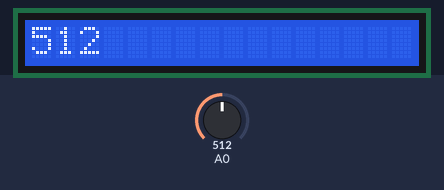
Recording of a sketch running on a simulated Arduino Mega 2560, built with avr-gcc and run on an emulated ATmega2560. On the bench: 16×1 character LCD. The test bench sets the inputs (shaded band); at power-on: A0 = 512.

Above: at 1.2 s.
1.3 s: A0 set to 716
At 2.8 s:
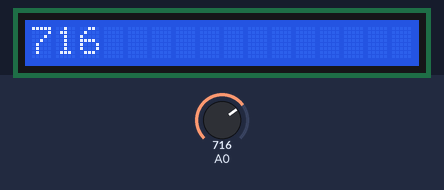
4.0 s: A0 set to 900
At 4.4 s:
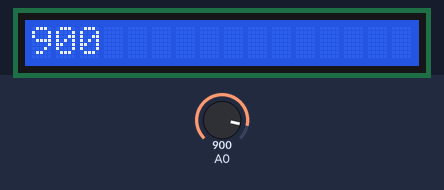
6.7 s: A0 set to 1023
At 8.9 s:
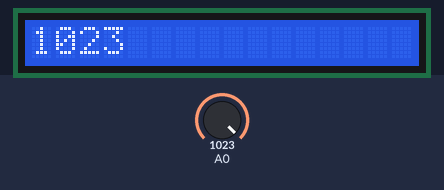
Timing chart, 0 to 10.4 s (numbered marks = the images above; inputs shaded):
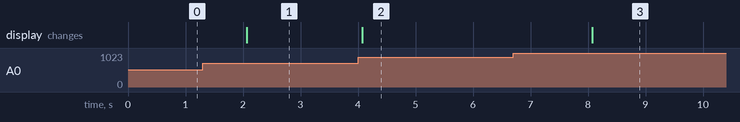

Measured:
- after the input at 1.3 s, the display: changes after 0.77 s (image 1)
- after the input at 4.0 s, the display: changes after 0.07 s (image 2)
- after the input at 6.7 s, the display: changes after 1.4 s (image 3)

The sketch:

AnalogReadVoltageLcd.ino
```cpp
/*
 * AnalogReadVoltageLcd.ino
 *
 * Created: 7/16/2014 9:40:30 AM
 * Author: MIR
 */

#include <LiquidCrystal/LiquidCrystal.h>

LiquidCrystal lcd(12,11,3,2,1,0);

int sensorValue, outputVoltage;
void setup()
{
	lcd.begin(16,1);


}

void loop()
{
	sensorValue=analogRead(A0);
	outputVoltage=(int)((5/1023)*sensorValue);
	lcd.clear();
	lcd.print(sensorValue);
	delay(2000);


}
```
